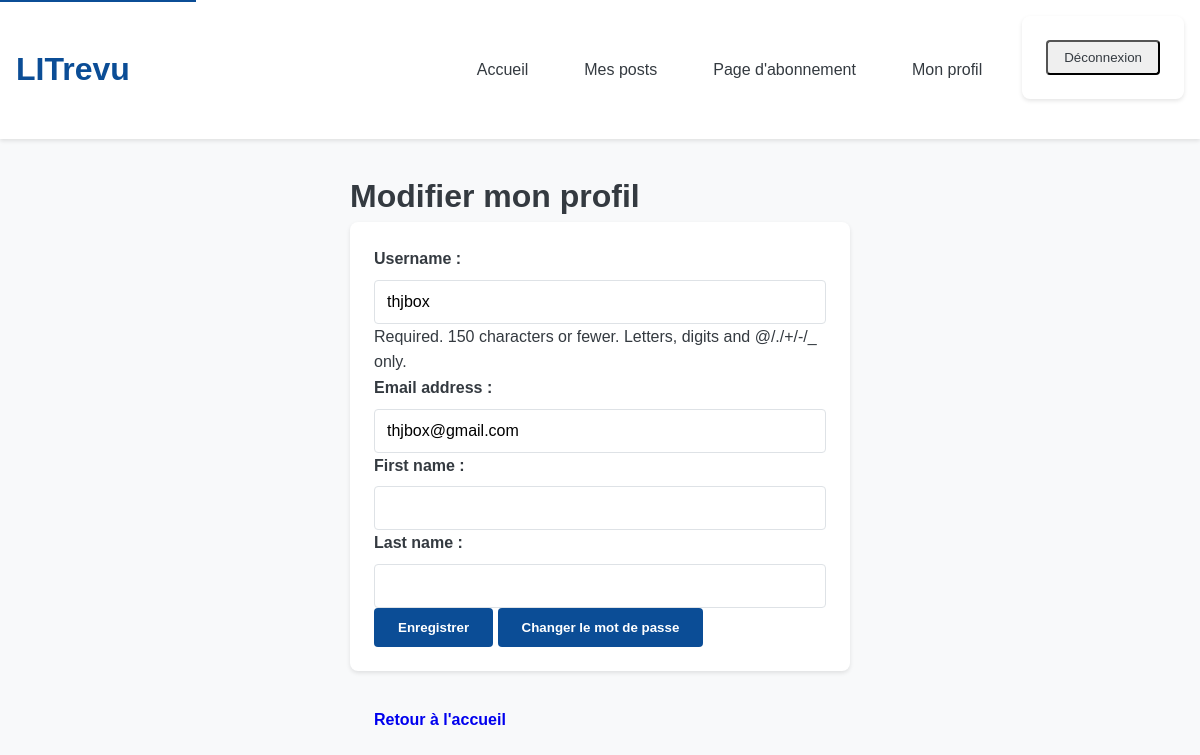
The app's page /update-user/ (signed in), older data.
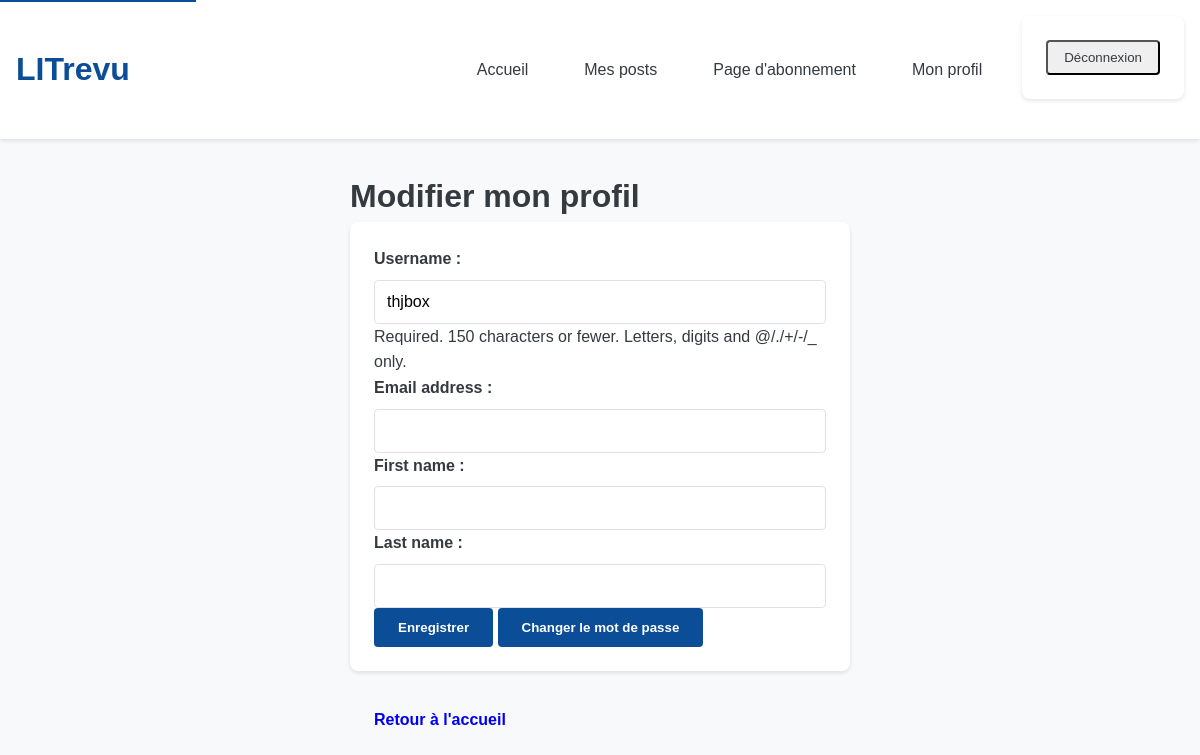
The same page, newer data.
### authentication/models.py (models this page shows, shortened)
class User(AbstractUser):
    profile_picture = models.ImageField(
        upload_to="profile_pictures", null=True, blank=True
    )

### authentication/views.py (the view)
# urls.py: path("update-user/", authentication.views.update_user, name="update_user"),
def update_user(request):
    form = UserUpdateForm(instance=request.user)
    if request.method == "POST":
        form = UserUpdateForm(request.POST, instance=request.user)
        if form.is_valid():
            form.save()
            return redirect("home")
    return render(request, "authentication/updateuser.html", context={"form": form})

### authentication/forms.py
class UserUpdateForm(forms.ModelForm):
    class Meta:
        model = get_user_model()
        fields = ["username", "email", "first_name", "last_name"]

### authentication/templates/authentication/updateuser.html (shortened to what this page needs)
{% extends "base.html" %}
{% block content %}
<div class="auth-container">
    <div class="auth-box">
        <h1>Modifier mon profil</h1>
        <form method="post" enctype="multipart/form-data" class="auth-form">
            {{ form.as_p }}
            <button type="submit" class="btn btn-primary">Enregistrer</button>
            <button type="button" class="btn btn-primary" onclick="window.location.href='{% url 'passwordchange' %}'">Changer le mot de passe</button>
        </form>
        <div class="auth-links">
            <a href="{% url 'home' %}" class="btn">Retour à l'accueil</a>
        </div>
    </div>
</div>
{% endblock %}

Row changes from the older to the newer data that the page shows:
changed User "thjbox": email "thjbox@gmail.com" → (not shown)
